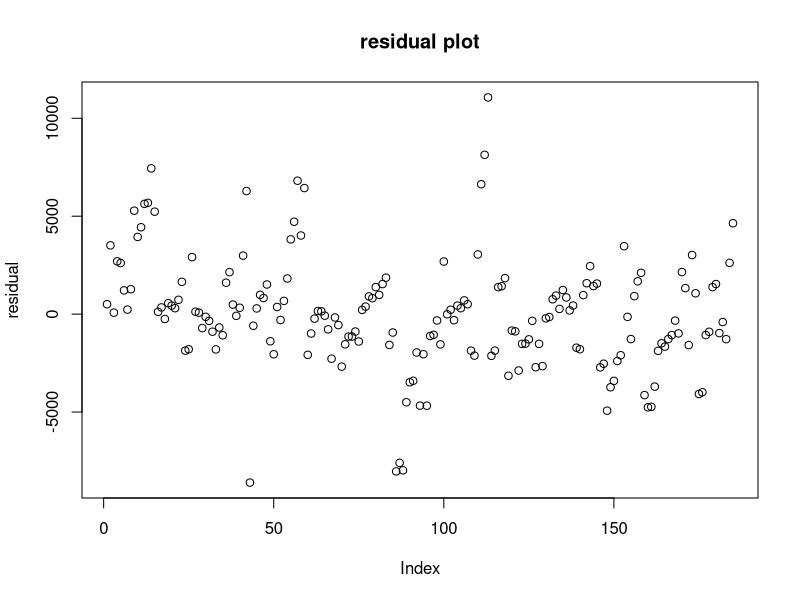
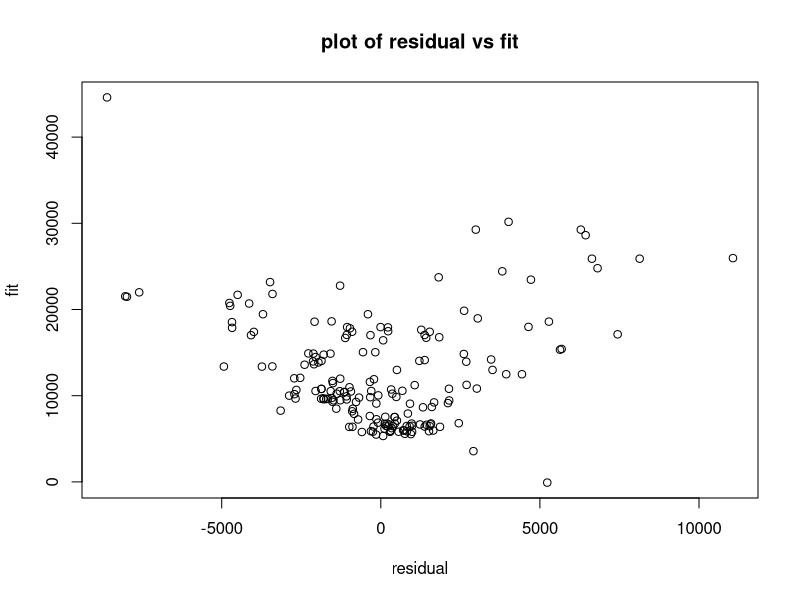
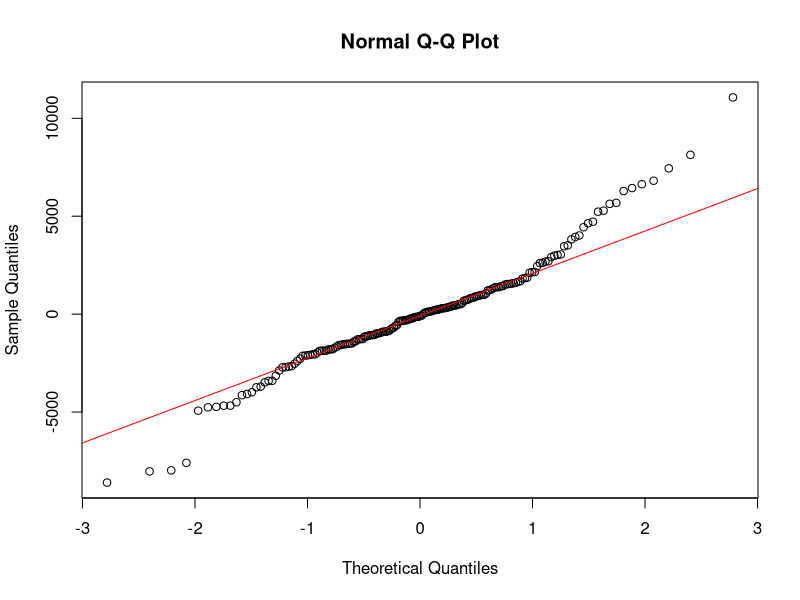
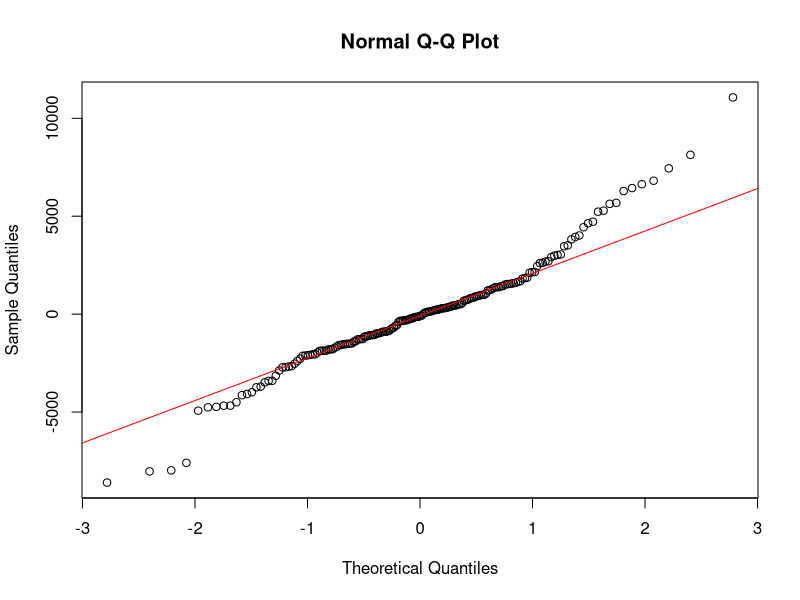

These figures' R source, in order:
D=read.csv("dataset.csv")
View(D)
attach(D)
summary(D)
names(D)=c("x1","x2","x3","x4","x5","x6","x7","x8","x9","x10","x11","x12","x13","Y")
View(D)
attach(D)
summary(D)
fit=lm(price~highway_mpg+city_mpg+peak_rpm+horsepower+compression_ratio+stroke + bore+engine_size+curb_weight+
         height+width+length+wheel_base) 
summary(fit)
fit=lm(price~peak_rpm+horsepower+compression_ratio+stroke+
         engine_size+curb_weight+height+width)
summary(fit)
y=fitted(fit)
e=residuals(fit)
plot(e,main="residual plot",ylab="residual")
plot(e,y,xlab="residual",ylab="fit",main="plot of residual vs fit")
e=residuals(fit)
qqnorm(e)
par(new=T)
qqline(e,col="red")
shapiro.test(e)
##
## Shapiro-Wilk normality test
##
##data: e
##W=0.96143,p-value=5.778e-05
library(car)
vif(fit)
library(car)
durbinWatsonTest(fit,alternative="two.sided")
install.packages("lmtest")
library(lmtest)
bptest(fit)
p=8
n=186
h<-hatvalues(fit)
outlier<-which(h>2*p/n)
COVARIANCE.RATIO<-covratio(fit)
cov.outlier<-which(abs(COVARIANCE.RATIO-1)>3*p/n)
influential.points<-sort(unique(c(outlier,cov.outlier)))
influential.points
D=read.csv("dataset.csv")
D=as.matrix(D)
v=D[-c(1,7,8,9,14,32,39,41,42,43,57,58,59,60,75,86,87,88,96,111,112,113,117,136,154,168,179,180)]
View(v)
v=as.data.frame(v)
attach(v)
fit1=lm(price~peak_rpm+horsepower+compression_ratio+stroke+
          engine_size+curb_weight+height+width)
summary(fit1)
e=residuals(fit)
qqnorm(e)
par(new=T)
qqline(e,col="red")
shapiro.test(e)
